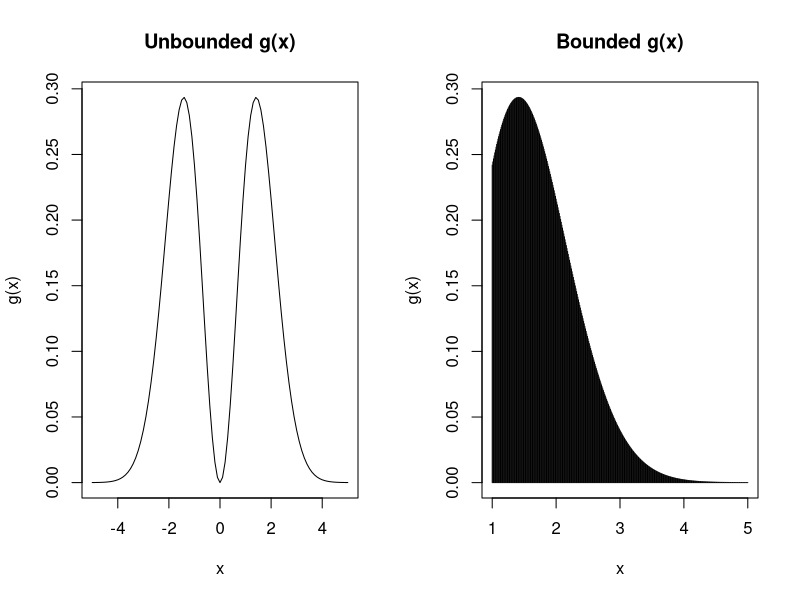
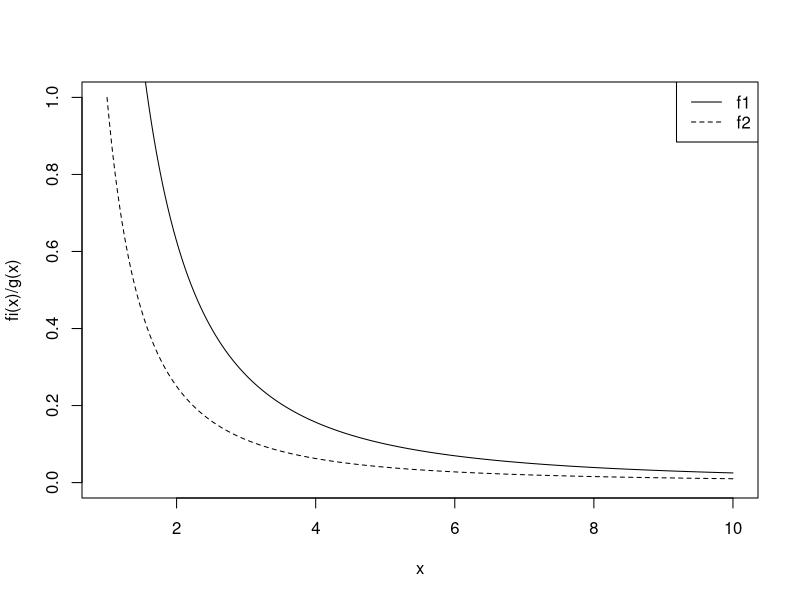

Write the R code that produced these figures, in order.
## ---- chunk 1
g <- function(x) {
    (x^2/sqrt(2*pi)) * exp(-(x^2)/2) 
    } 
## ---- chunk 2
par(mfrow=c(1,2))
curve(g, -5, 5, main="Unbounded g(x)")

x <- seq(1,5, 0.01)
plot(g(x)~x, type="h", main="Bounded g(x)")
par(mfrow=c(1,1))
## ---- chunk 3
f1 <- function(x) {
    exp(-(x^2)/2) 
    } 
f2 <- function(x) {
    (1/sqrt(2*pi)) * exp(-(x^2)/2)
}
## ---- chunk 4
x <- seq(1,10, 0.01)
plot(x, f1(x)/g(x), type="l", main="", ylab="fi(x)/g(x)", lty=1, ylim=c(0, 1))
lines(x, f2(x)/g(x), lty=2)
legend("topright", legend=c("f1", "f2"), lty=1:2) 
